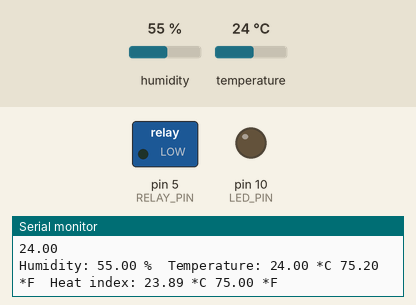
Bench run of a sketch on a simulated Arduino Uno, built with avr-gcc and run on an emulated ATmega328P. On the bench: switched loads named in the sketch (green lamp = pin HIGH), output pins drawn as LEDs (lit = HIGH), the last lines printed to the serial monitor. Inputs (shaded band) come from the test bench; at power-on: humidity 55 %, temperature 24 °C.

Above: at 4.8 s.
4.9 s: humidity set to 79 %
7.9 s: humidity set to 82 %
At 9.0 s:
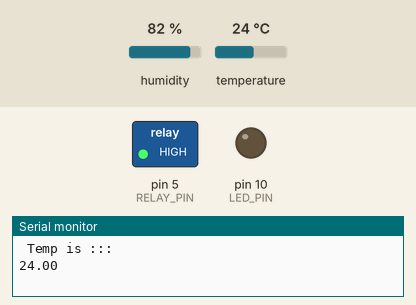
14.4 s: humidity set to 22 %
At 15.1 s:
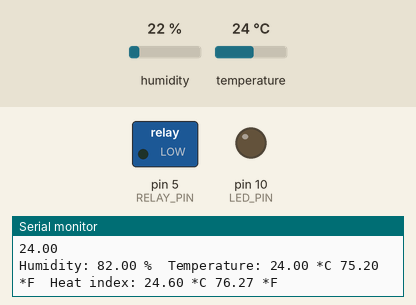
17.4 s: humidity set to 88 %
At 18.7 s:
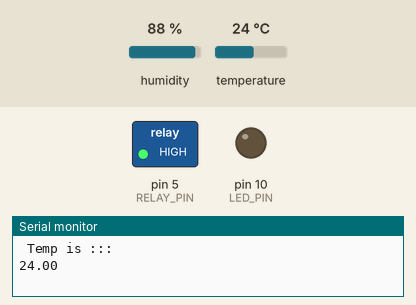
Timing chart, 0 to 24.9 s (numbered marks = the images above; inputs shaded):
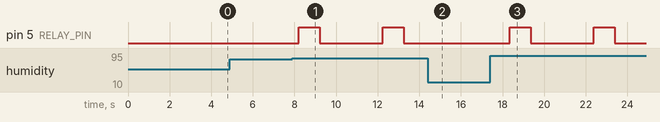

The sketch:

DHTtester_.ino
```cpp
// Example testing sketch for various DHT humidity/temperature sensors
// Written by ladyada, public domain

#include "DHT.h"

#define DHTPIN 4     // what digital pin we're connected to
int RELAY_PIN=5; // relay pin for controlling external appliance .
int LED_PIN=10;
// Uncomment whatever type you're using!
#define DHTTYPE DHT11   // DHT 11
//#define DHTTYPE DHT22   // DHT 22  (AM2302), AM2321
//#define DHTTYPE DHT21   // DHT 21 (AM2301)

// Connect pin 1 (on the left) of the sensor to +5V
// NOTE: If using a board with 3.3V logic like an Arduino Due connect pin 1
// to 3.3V instead of 5V!
// Connect pin 2 of the sensor to whatever your DHTPIN is
// Connect pin 4 (on the right) of the sensor to GROUND
// Connect a 10K resistor from pin 2 (data) to pin 1 (power) of the sensor

// Initialize DHT sensor.
// Note that older versions of this library took an optional third parameter to
// tweak the timings for faster processors.  This parameter is no longer needed
// as the current DHT reading algorithm adjusts itself to work on faster procs.
DHT dht(DHTPIN, DHTTYPE);

void setup() {
  Serial.begin(9600);
  Serial.println("DHTxx test!");
  pinMode(RELAY_PIN,OUTPUT);
  pinMode(LED_PIN,OUTPUT);
  dht.begin();
}

void loop() {
  // Wait a few seconds between measurements.
  delay(2000);

  // Reading temperature or humidity takes about 250 milliseconds!
  // Sensor readings may also be up to 2 seconds 'old' (its a very slow sensor)
  float h = dht.readHumidity();
  // Read temperature as Celsius (the default)
  float t = dht.readTemperature();
  // Read temperature as Fahrenheit (isFahrenheit = true)
  float f = dht.readTemperature(true);
Serial.println(" Temp is :::  ");
Serial.println(t);

  if(h>80){
  digitalWrite(RELAY_PIN,HIGH);
  delay(1000);
  digitalWrite(RELAY_PIN,LOW);
  delay(1000);
  }


  // Check if any reads failed and exit early (to try again).
  if (isnan(h) || isnan(t) || isnan(f)) {
    Serial.println("Failed to read from DHT sensor!");
    digitalWrite(LED_PIN,HIGH);
     delay(1000);
    digitalWrite(LED_PIN,LOW);
    delay(1000);
    return;
  }

  // Compute heat index in Fahrenheit (the default)
  float hif = dht.computeHeatIndex(f, h);
  // Compute heat index in Celsius (isFahreheit = false)
  float hic = dht.computeHeatIndex(t, h, false);

  Serial.print("Humidity: ");
  Serial.print(h);
  Serial.print(" %\t");
  Serial.print("Temperature: ");
  Serial.print(t);
  Serial.print(" *C ");
  Serial.print(f);
  Serial.print(" *F\t");
  Serial.print("Heat index: ");
  Serial.print(hic);
  Serial.print(" *C ");
  Serial.print(hif);
  Serial.println(" *F");

}
```

Measured:
- the behaviour switches between 80 and 81 % on humidity (found by bisection; images 0 and 1)
- after the input at 7.9 s, pin 5 (RELAY_PIN): alternates HIGH for 1.0 s and LOW for 3.0 s, starting after 0.31 s
- after the input at 14.4 s, pin 5 (RELAY_PIN): stays LOW (without the input it goes to HIGH after 1.9 s)
- after the input at 17.4 s, pin 5 (RELAY_PIN): alternates HIGH for 1.0 s and LOW for 3.0 s, starting after 0.96 s
